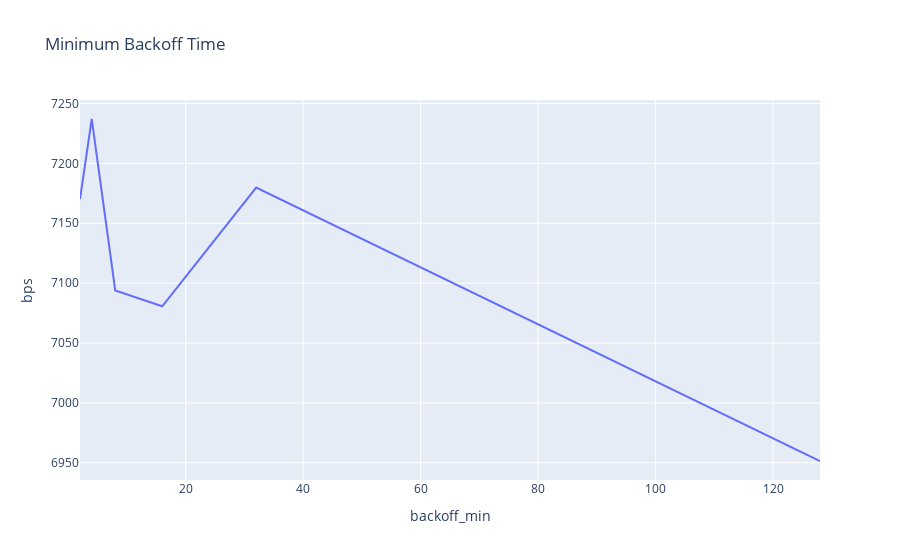

The notebook cell this image was saved under:
### Code cell
df_backoff_min = df.groupby(["backoff_min"]).mean().reset_index()
fig = px.line(df_backoff_min.sort_values("backoff_min"), x="backoff_min", y="bps", title="Minimum Backoff Time")
fig.show()

### Figure 1 — Plotly figure (JSON) as saved in the notebook; plotly's stock layout.template omitted (floating-point values rounded to 4 significant figures)
{"data": [{"hovertemplate": "backoff_min=%{x}<br>bps=%{y}<extra></extra>", "legendgroup": "", "line": {"color": "#636efa", "dash": "solid"}, "marker": {"symbol": "circle"}, "mode": "lines", "name": "", "orientation": "v", "showlegend": false, "type": "scatter", "x": [2, 4, 8, 16, 32, 128], "xaxis": "x", "y": [7170.0, 7237.0, 7094.0, 7081.0, 7180.0, 6951.0], "yaxis": "y"}], "layout": {"legend": {"tracegroupgap": 0}, "title": {"text": "Minimum Backoff Time"}, "xaxis": {"anchor": "y", "domain": [0, 1], "title": {"text": "backoff_min"}}, "yaxis": {"anchor": "x", "domain": [0, 1], "title": {"text": "bps"}}}}
